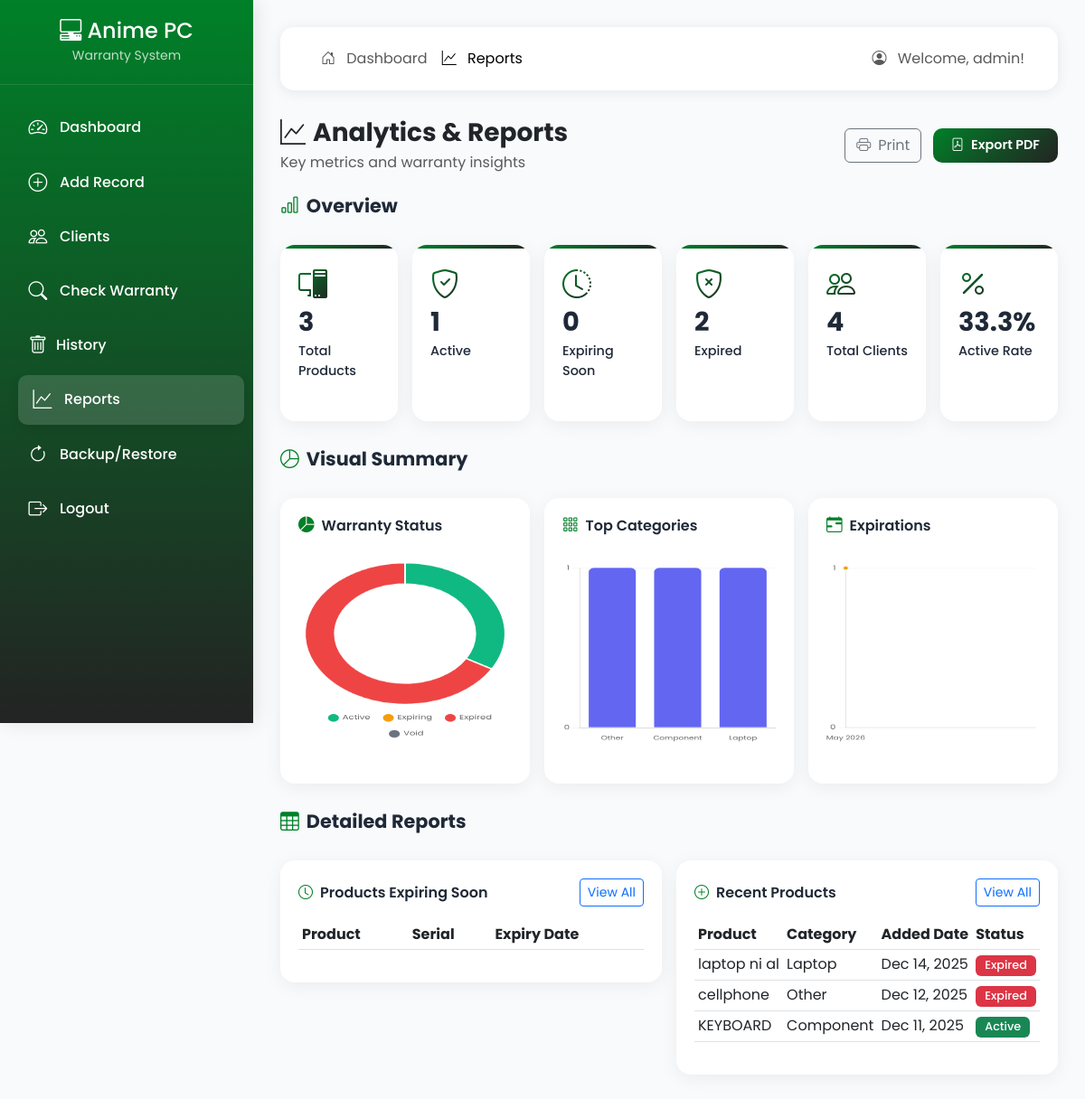
Before: /reports.php (signed in) with the older database file.
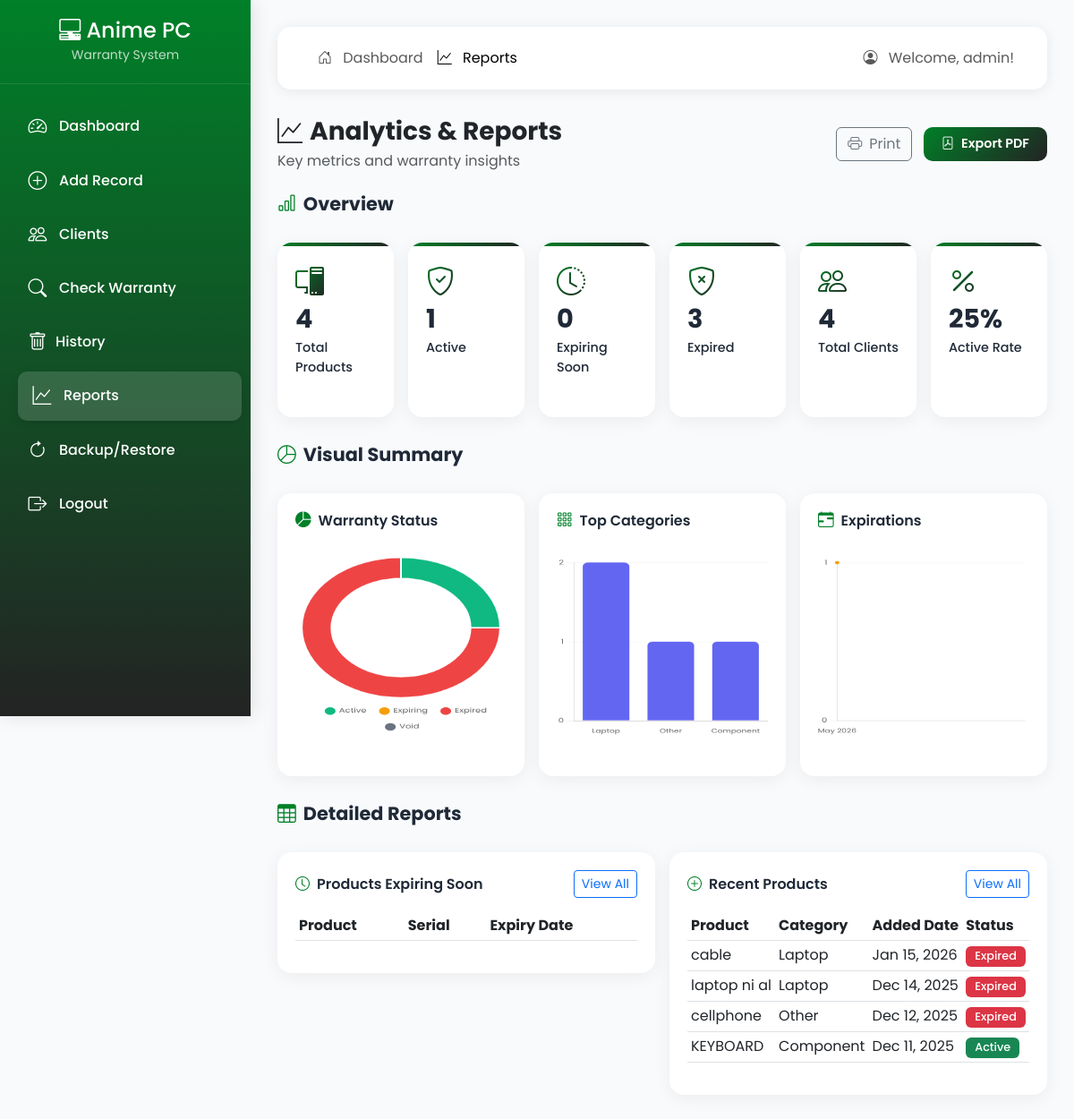
After: the same page with the newer database file.
### tables this page shows
CREATE TABLE `products` (
  `id` int(11) NOT NULL AUTO_INCREMENT,
  `product_name` varchar(255) NOT NULL,
  `serial_number` varchar(100) NOT NULL,
  `category` varchar(100) DEFAULT NULL,
  `purchase_date` date NOT NULL,
  `warranty_period` int(11) NOT NULL,
  `warranty_end_date` date NOT NULL,
  `client_id` int(11) DEFAULT NULL,
  `image_path` varchar(500) DEFAULT NULL,
  `status` enum('active','expired','void') DEFAULT 'active',
  `notes` text DEFAULT NULL,
  `created_at` timestamp NOT NULL DEFAULT current_timestamp(),
  `updated_at` timestamp NOT NULL DEFAULT current_timestamp() ON UPDATE current_timestamp(),
  PRIMARY KEY (`id`),
  UNIQUE KEY `serial_number` (`serial_number`),
  KEY `client_id` (`client_id`),
  CONSTRAINT `products_ibfk_1` FOREIGN KEY (`client_id`) REFERENCES `clients` (`id`) ON DELETE SET NULL
);

### Config.php (called while the page is built, shortened)
<?php
function getWarrantyStatus($warranty_end_date, $status) {
    $endDate = new DateTime($warranty_end_date);
    $today = new DateTime();
    if ($status == 'void') {
        return ['status' => 'void', 'class' => 'secondary', 'text' => 'Void'];
    } elseif ($endDate < $today || $status == 'expired') {
        return ['status' => 'expired', 'class' => 'danger', 'text' => 'Expired'];
    } elseif ($endDate <= (new DateTime())->modify('+30 days')) {
        return ['status' => 'expiring_soon', 'class' => 'warning', 'text' => 'Expiring Soon'];
    } else {
        return ['status' => 'active', 'class' => 'success', 'text' => 'Active'];
    }
}
?>

### reports.php (the view, shortened to what the changed rows need)
<?php
include 'config.php';
$totalProducts = $pdo->query("SELECT COUNT(*) FROM products")->fetchColumn();
$activeWarranty = $pdo->query("SELECT COUNT(*) FROM products WHERE warranty_end_date >= CURDATE() AND status = 'active'")->fetchColumn();
$expiredWarranty = $pdo->query("SELECT COUNT(*) FROM products WHERE warranty_end_date < CURDATE() OR status = 'expired'")->fetchColumn();
$recentProducts = $pdo->query("
    SELECT p.product_name, p.category, p.created_at, p.warranty_end_date, p.status
    FROM products p
    ORDER BY p.created_at DESC
    LIMIT 5
")->fetchAll();
?>
<!DOCTYPE html>
<html lang="en">
<head>
    <link href="https://cdn.jsdelivr.net/npm/bootstrap@5.3.0-alpha1/dist/css/bootstrap.min.css" rel="stylesheet">
    <link rel="stylesheet" href="https://cdn.jsdelivr.net/npm/bootstrap-icons@1.11.0/font/bootstrap-icons.css">
</head>
<body>
    <div class="main-content">
        <div class="d-flex justify-content-between align-items-center mb-4">
            <div>
                <h1 class="h3 fw-bold text-dark mb-1"><i class="bi bi-graph-up me-2"></i>Analytics & Reports</h1>
            </div>
        </div>
        <div class="report-section print-hide">
            <h2 class="section-title"><i class="bi bi-bar-chart me-2"></i>Overview</h2>
            <div class="row g-3 compact-grid">
                <div class="col-xl-2 col-md-4 col-sm-6">
                    <div class="stat-card">
                        <i class="bi bi-pc-display"></i>
                        <h3><?php echo $totalProducts; ?></h3>
                        <p>Total Products</p>
                    </div>
                </div>
                <div class="col-xl-2 col-md-4 col-sm-6">
                    <div class="stat-card">
                        <i class="bi bi-shield-x"></i>
                        <h3><?php echo $expiredWarranty; ?></h3>
                        <p>Expired</p>
                    </div>
                </div>
                <div class="col-xl-2 col-md-4 col-sm-6">
                    <div class="stat-card">
                        <i class="bi bi-percent"></i>
                        <h3><?php echo $totalProducts > 0 ? round(($activeWarranty / $totalProducts) * 100, 1) : 0; ?>%</h3>
                        <p>Active Rate</p>
                    </div>
                </div>
            </div>
        </div>
        <div class="report-section">
            <h2 class="section-title"><i class="bi bi-pie-chart me-2"></i>Visual Summary</h2>
            <div class="row g-3">
                <div class="col-lg-4">
                    <div class="chart-container">
                        <div class="chart-header">
                            <h5 class="chart-title"><i class="bi bi-pie-chart-fill me-2"></i>Warranty Status</h5>
                        </div>
                        <canvas id="warrantyChart" class="mini-chart"></canvas>
                    </div>
                </div>
                <div class="col-lg-4">
                    <div class="chart-container">
                        <div class="chart-header">
                            <h5 class="chart-title"><i class="bi bi-grid-3x3-gap me-2"></i>Top Categories</h5>
                        </div>
                        <canvas id="categoryChart" class="mini-chart"></canvas>
                    </div>
                </div>
            </div>
        </div>
        <div class="report-section">
            <h2 class="section-title"><i class="bi bi-table me-2"></i>Detailed Reports</h2>
            <div class="row g-3">
                <div class="col-lg-6">
                    <div class="table-container">
                        <div class="table-responsive">
                            <table class="table table-hover table-sm">
                                <thead>
                                    <tr>
                                        <th>Product</th>
                                        <th>Serial</th>
                                        <th>Expiry Date</th>
                                    </tr>
                                </thead>
                            </table>
                        </div>
                    </div>
                </div>
                <div class="col-lg-6">
                    <div class="table-container">
                        <div class="table-responsive">
                            <table class="table table-hover table-sm">
                                <thead>
                                    <tr>
                                        <th>Product</th>
                                        <th>Category</th>
                                        <th>Added Date</th>
                                        <th>Status</th>
                                    </tr>
                                </thead>
                                <tbody>
                                    <?php foreach ($recentProducts as $product):
                                        $warrantyStatus = getWarrantyStatus($product['warranty_end_date'], $product['status']);
                                    ?>
                                        <tr>
                                            <td><?php echo htmlspecialchars($product['product_name']); ?></td>
                                            <td><?php echo htmlspecialchars($product['category']); ?></td>
                                            <td><?php echo date('M j, Y', strtotime($product['created_at'])); ?></td>
                                            <td>
                                                <span class="badge bg-<?php echo $warrantyStatus['class']; ?>">
                                                    <?php echo $warrantyStatus['text']; ?>
                                                </span>
                                            </td>
                                        </tr>
                                    <?php endforeach; ?>
                                </tbody>
                            </table>
                        </div>
                    </div>
                </div>
            </div>
        </div>
    </div>
</body>
</html>

Changed rows visible on the page:
added products: product_name "cable", category "Laptop", created_at "Jan 15, 2026", warranty_end_date+status "Expired"
Other visible differences:
$totalProducts: "3" → "4"
$expiredWarranty: "2" → "3"
chart data {{ $warrantyStatusData['expired'] }}: 2 → 3
chart data {{ json_encode(array_slice($categoryData, 0, 5)) }}: [{"0":"Other","category":"Other","1":1,"count":1},{"0":"Component","category":"Component","1":1,"count":1},{"0":"Laptop","category":"Laptop","1":1,"count":1}] → [{"0":"Laptop","category":"Laptop","1":2,"count":2},{"0":"Other","category":"Other","1":1,"count":1},{"0":"Component","category":"Component","1":1,"count":1}]
text no longer shown: "33.3"
text now shown: "25"
